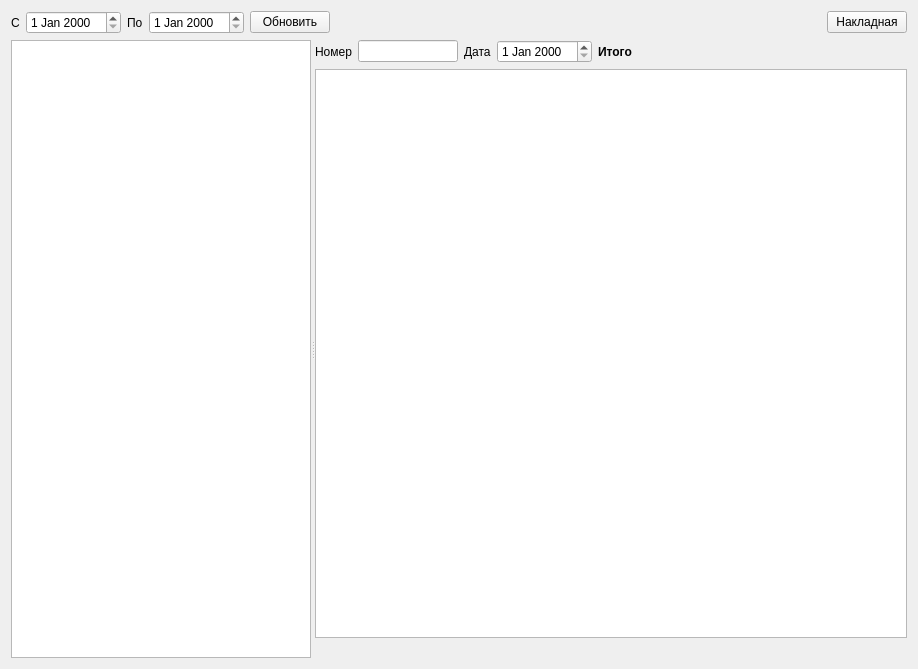
<?xml version="1.0" encoding="UTF-8"?>
<ui version="4.0">
 <class>FormPerePack</class>
 <widget class="QWidget" name="FormPerePack">
  <property name="geometry">
   <rect>
    <x>0</x>
    <y>0</y>
    <width>918</width>
    <height>669</height>
   </rect>
  </property>
  <property name="windowTitle">
   <string>Form</string>
  </property>
  <layout class="QVBoxLayout" name="verticalLayout">
   <item>
    <layout class="QHBoxLayout" name="horizontalLayout">
     <item>
      <widget class="QLabel" name="label">
       <property name="text">
        <string>С</string>
       </property>
      </widget>
     </item>
     <item>
      <widget class="DbDateEdit" name="dateEditBeg"/>
     </item>
     <item>
      <widget class="QLabel" name="label_2">
       <property name="text">
        <string>По</string>
       </property>
      </widget>
     </item>
     <item>
      <widget class="DbDateEdit" name="dateEditEnd"/>
     </item>
     <item>
      <widget class="QPushButton" name="pushButtonUpd">
       <property name="text">
        <string>Обновить</string>
       </property>
      </widget>
     </item>
     <item>
      <spacer name="horizontalSpacer">
       <property name="orientation">
        <enum>Qt::Horizontal</enum>
       </property>
       <property name="sizeHint" stdset="0">
        <size>
         <width>40</width>
         <height>20</height>
        </size>
       </property>
      </spacer>
     </item>
     <item>
      <widget class="QPushButton" name="pushButtonNakl">
       <property name="text">
        <string>Накладная</string>
       </property>
      </widget>
     </item>
    </layout>
   </item>
   <item>
    <widget class="QSplitter" name="splitter">
     <property name="sizePolicy">
      <sizepolicy hsizetype="Expanding" vsizetype="Expanding">
       <horstretch>0</horstretch>
       <verstretch>0</verstretch>
      </sizepolicy>
     </property>
     <property name="orientation">
      <enum>Qt::Horizontal</enum>
     </property>
     <widget class="DbViewer" name="tableViewNakl">
      <property name="maximumSize">
       <size>
        <width>300</width>
        <height>16777215</height>
       </size>
      </property>
     </widget>
     <widget class="QWidget" name="verticalLayoutWidget">
      <layout class="QVBoxLayout" name="verticalLayout_2">
       <item>
        <layout class="QHBoxLayout" name="horizontalLayout_2">
         <item>
          <widget class="QLabel" name="label_4">
           <property name="text">
            <string>Номер</string>
           </property>
          </widget>
         </item>
         <item>
          <widget class="QLineEdit" name="lineEditNum">
           <property name="maximumSize">
            <size>
             <width>100</width>
             <height>16777215</height>
            </size>
           </property>
          </widget>
         </item>
         <item>
          <widget class="QLabel" name="label_5">
           <property name="text">
            <string>Дата</string>
           </property>
          </widget>
         </item>
         <item>
          <widget class="DbDateEdit" name="dateEditNakl"/>
         </item>
         <item>
          <widget class="QLabel" name="labelItogo">
           <property name="font">
            <font>
             <weight>75</weight>
             <bold>true</bold>
            </font>
           </property>
           <property name="text">
            <string>Итого</string>
           </property>
          </widget>
         </item>
         <item>
          <spacer name="horizontalSpacer_2">
           <property name="orientation">
            <enum>Qt::Horizontal</enum>
           </property>
           <property name="sizeHint" stdset="0">
            <size>
             <width>40</width>
             <height>20</height>
            </size>
           </property>
          </spacer>
         </item>
        </layout>
       </item>
       <item>
        <widget class="DbViewer" name="tableViewData"/>
       </item>
       <item>
        <layout class="QHBoxLayout" name="horizontalLayoutMap">
         <item>
          <spacer name="horizontalSpacer_3">
           <property name="orientation">
            <enum>Qt::Horizontal</enum>
           </property>
           <property name="sizeHint" stdset="0">
            <size>
             <width>40</width>
             <height>20</height>
            </size>
           </property>
          </spacer>
         </item>
        </layout>
       </item>
      </layout>
     </widget>
    </widget>
   </item>
  </layout>
 </widget>
 <customwidgets>
  <customwidget>
   <class>DbViewer</class>
   <extends>QTableView</extends>
   <header>db/dbviewer.h</header>
  </customwidget>
  <customwidget>
   <class>DbDateEdit</class>
   <extends>QDateEdit</extends>
   <header>db/dbdateedit.h</header>
  </customwidget>
 </customwidgets>
 <resources/>
 <connections/>
</ui>
